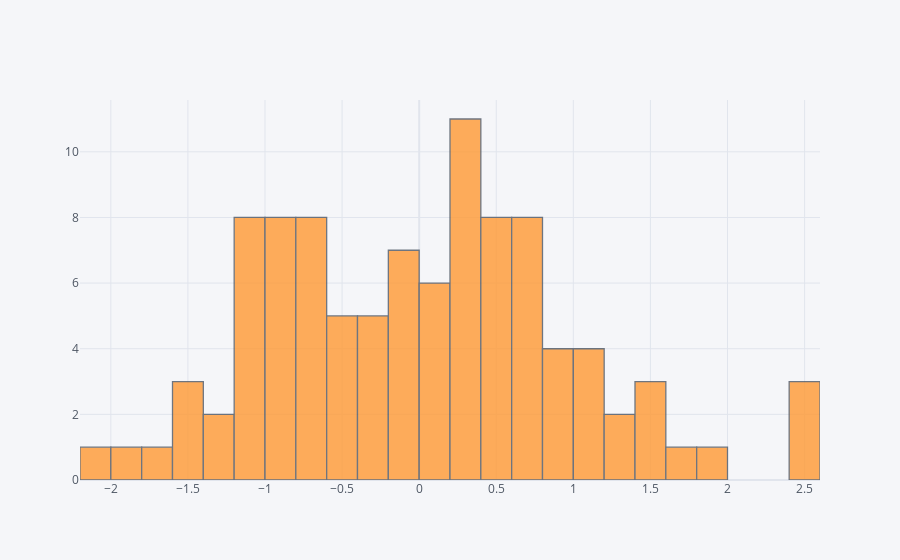

Notebook source saved alongside this figure:
### Markdown cell above
## histogram

### Code cell
df['A'].iplot(kind='hist',bins=25)

### Figure 1 — Plotly figure (JSON) as saved in the notebook; plotly's stock layout.template omitted (floating-point values rounded to 4 significant figures)
{"data": [{"histfunc": "count", "histnorm": "", "marker": {"color": "rgba(255, 153, 51, 1.0)", "line": {"color": "#4D5663", "width": 1.3}}, "name": "A", "nbinsx": 25, "opacity": 0.8, "orientation": "v", "type": "histogram", "x": [0.0624, 0.6822, 0.3268, 0.2842, -0.8931, 0.04122, 1.478, -0.01722, 0.2035, -0.4545, -0.3898, -1.36, -0.193, -0.4242, 0.5805, 0.01826, 0.5893, 0.03891, -1.166, -1.495, 0.641, -1.817, 1.148, -0.008638, 0.7334, -0.003419, -0.1706, -0.2756, -0.7029, -0.7687, -1.432, -0.3778, -0.7893, -1.463, 0.2561, -0.7328, 0.9283, 1.176, 0.5497, 1.35, 0.3688, 0.6474, 0.3426, -0.5524, 0.2277, -0.01856, -0.505, 1.838, 0.7758, 0.4953, -0.896, 0.1924, -0.02815, 0.2446, -0.8545, -1.199, -1.035, 1.631, -1.173, -0.6523, -1.167, -0.6661, 0.4965, 0.2809, 2.59, 0.4641, 0.4167, 0.8146, -2.136, 0.6136, -0.9427, 1.05, 1.478, -0.6391, 1.104, 1.599, -0.9214, -1.203, -0.8141, 0.4168, -0.5529, 0.3472, 0.7182, -0.2836, -0.394, -0.8054, 0.3159, 1.288, 0.685, -1.653, 0.1042, -1.123, -0.7635, 0.8459, 2.477, -1.192, -0.9326, 2.441, -1.087, 0.8001]}], "layout": {"barmode": "overlay", "legend": {"bgcolor": "#F5F6F9", "font": {"color": "#4D5663"}}, "paper_bgcolor": "#F5F6F9", "plot_bgcolor": "#F5F6F9", "title": {"font": {"color": "#4D5663"}}, "xaxis": {"gridcolor": "#E1E5ED", "showgrid": true, "tickfont": {"color": "#4D5663"}, "title": {"font": {"color": "#4D5663"}, "text": ""}, "zerolinecolor": "#E1E5ED"}, "yaxis": {"gridcolor": "#E1E5ED", "showgrid": true, "tickfont": {"color": "#4D5663"}, "title": {"font": {"color": "#4D5663"}, "text": ""}, "zerolinecolor": "#E1E5ED"}}}
